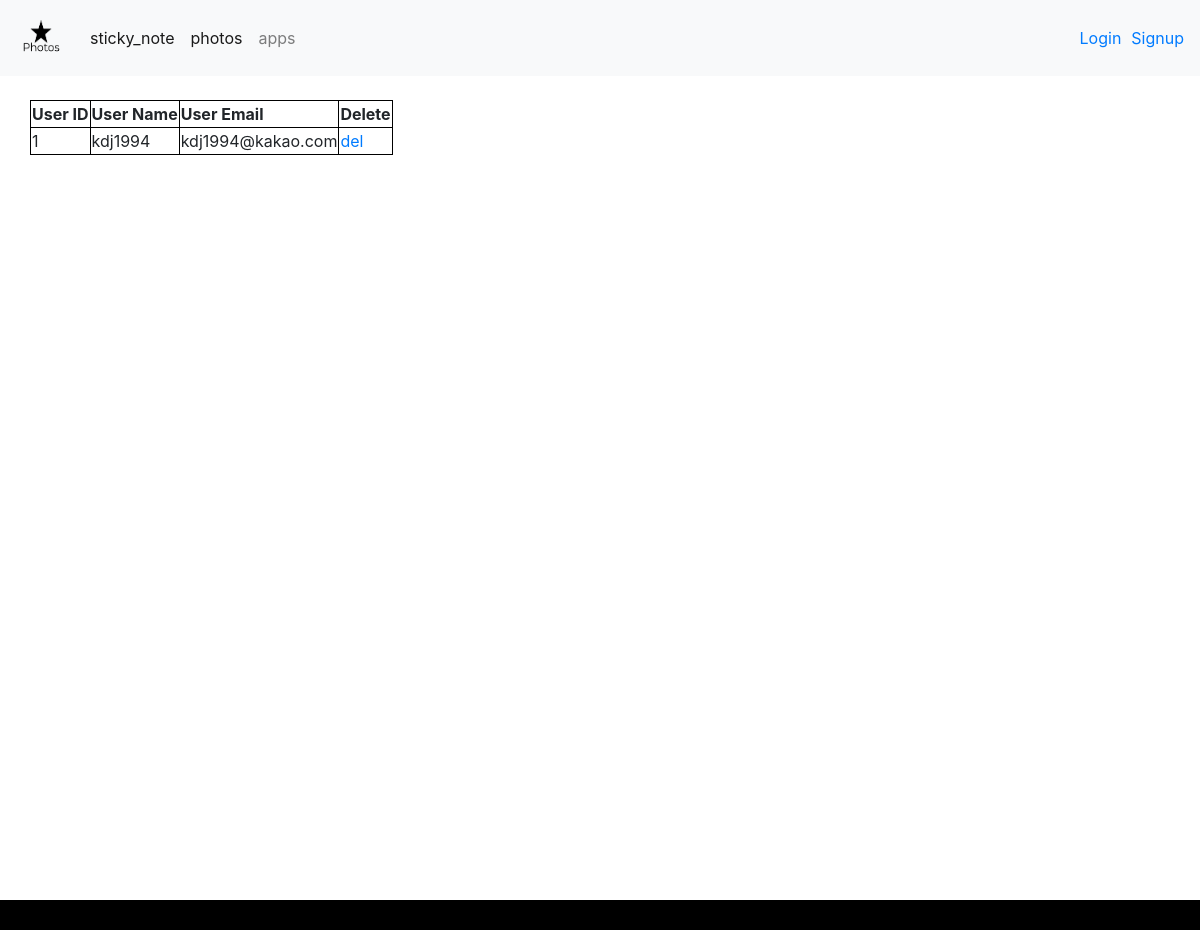
The page /accounts/user_list/ on the database as committed earlier.
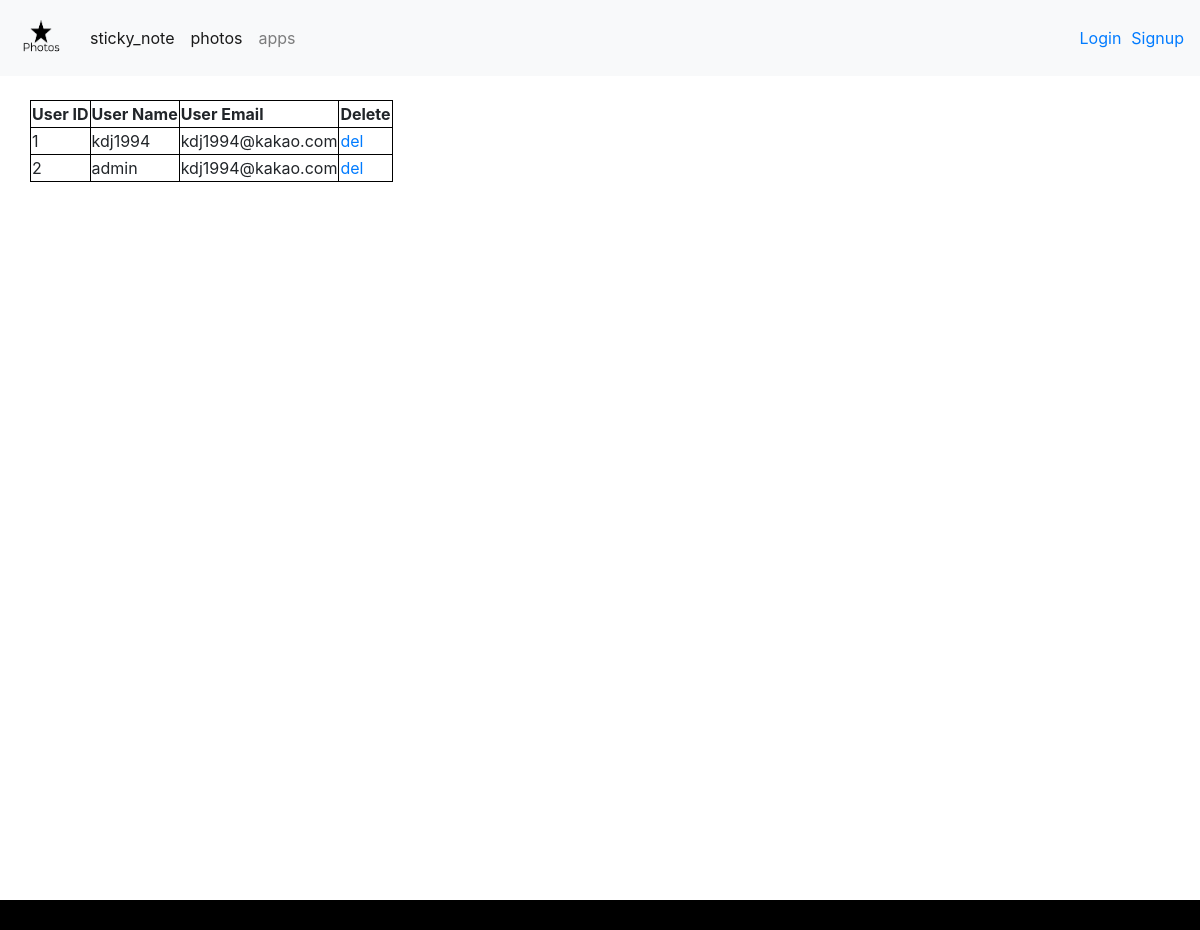
The same page on the database as committed later.
### accounts/models.py (models this page shows)
class User(AbstractUser):
    profile_name = models.CharField(max_length=100)
    profile_image = models.ImageField(upload_to="image/profile_image", blank=True )

### accounts/views.py (the view)
# urls.py: path('user_list/',views.user_list,name='user_list'),
def user_list(request):
    users = get_user_model().objects.all()
    context ={
        'users' : users,
    }
    return render(request,'accounts/user_list.html',context)

### templates/accounts/user_list.html (shortened to what this page needs)
{% extends 'base.html' %}
{% load bootstrap4 %}
{% block content %}
<table style = 'margin-top: 100px; margin-left: 30px; '>
    <tr>
      <th scope="col">User ID</td>
      <th scope="col">User Name</td>
      <th scope="col">User Email</td>
      <th scope="col">Delete</td>
    </tr>
    {% for user in users %}
    <tr>
      <td>{{ user.id }}</td>
      <td>{{user.username}}</td>
      <td>{{user.email}}</td>
      <td><a href="{% url 'accounts:delete' user.pk %}">del</a></td>
    </tr>
    {% endfor %}
  </table>
{% endblock content %}

### templates/base.html (shortened to what this page needs)
{% load static %}
<!DOCTYPE html>
<html lang="en">
<head>
    <link rel="stylesheet" href="{% static 'css/style.css' %}" type="text/css"/>
    <link rel="stylesheet" href="https://cdn.jsdelivr.net/npm/bootstrap@4.5.3/dist/css/bootstrap.min.css">
</head>
<body>
    <header>
        <nav class="navbar navbar-expand-lg navbar-light bg-light">
            <a class="navbar-brand" href="{% url 'photos:index' %}"><img  src="{% static 'img/Photos-logo-black.png' %}" style="width: 50px; height: 50px;" alt=""></a>
            <div class="collapse navbar-collapse" id="navbarSupportedContent">
                <ul class="navbar-nav mr-auto">
                    <li class="nav-item active">
                        <a class="nav-link" href="{% url 'apps:sticky_note' %}">sticky_note <span class="sr-only">(current)</span></a>
                    </li>
                    <li class="nav-item active">
                        <a class="nav-link" href="{% url 'photos:index' %}">photos <span class="sr-only">(current)</span></a>
                    </li>
                    <li class="nav-item">
                        <a class="nav-link" href="{% url 'apps:index' %}">apps</a>
                    </li>
                </ul>
                {% if user.is_authenticated %}
                    <a href="{% url 'accounts:profile' user.username  %}">
                        <div style="margin:6px; margin-right: 10px;" >{{ user.username }}</div>
                    </a>
                    <a href="{% url 'accounts:logout' %}">Logout</a>
                {% else %}
                    <a href="{% url 'accounts:login' %}"><div style="margin:6px; margin-right: 10px;">Login</div></a>
                    <a href="{% url 'accounts:signup' %}">Signup</a>
                {% endif %}
            </div>
        </nav>
    </header>
    <main style="margin-top: 60px; " >
        {% block content %}
        {% endblock %}
    </main>
    <footer>
    </footer>
</body>
</html>

### static/css/style.css (style rules this page uses)
header { position: fixed; top: 0; left: 0; right: 0; }
main { min-height: 800px; }
footer { height: 30px; background-color: black; }
body { flex-direction: column; justify-content: center; text-align: center; }
table, th, td { border: 1px solid black; }

Rows that differ between the two databases and show on the page:
added User: id "2", username "admin", email "kdj1994@kakao.com"
